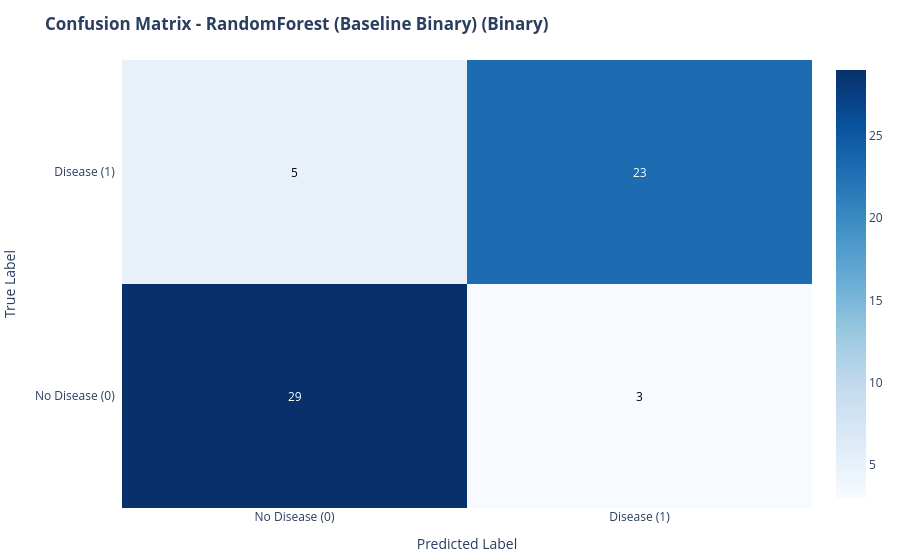
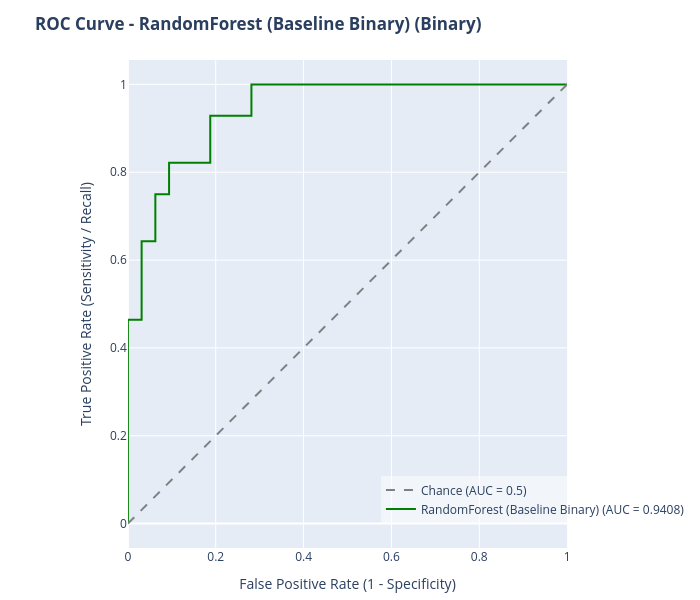

Write notebook code for charts like these, in order.
### Code cell
model_key = "RandomForest (Baseline Binary)"
rf_baseline_summary, rf_baseline_roc = evaluate_binary_classifier(
    y_true_test=y_test,  
    y_pred_test=y_pred_rf_bin,  
    y_pred_proba_test_positive_class=y_pred_proba_rf_bin[:, 1],  
    model_name=model_key, 
    X_train_processed=X_train_scaled, 
    y_true_train=y_train,  
    trained_model_object=rf_binary_model,  
    roc_plot_color='green'  
)

if not any(s.get('model_name') == model_key for s in all_models_metrics_summary):
    all_models_metrics_summary.append(rf_baseline_summary)
if not any(r.get('model_name') == model_key for r in all_models_roc_data_for_plot):
    all_models_roc_data_for_plot.append(rf_baseline_roc)

### Figure 1 — Plotly figure (JSON) as saved in the notebook; plotly's stock layout.template omitted (floating-point values rounded to 4 significant figures)
{"data": [{"colorscale": [[0, "rgb(247,251,255)"], [0.125, "rgb(222,235,247)"], [0.25, "rgb(198,219,239)"], [0.375, "rgb(158,202,225)"], [0.5, "rgb(107,174,214)"], [0.625, "rgb(66,146,198)"], [0.75, "rgb(33,113,181)"], [0.875, "rgb(8,81,156)"], [1, "rgb(8,48,107)"]], "reversescale": false, "showscale": true, "type": "heatmap", "x": ["No Disease (0)", "Disease (1)"], "y": ["No Disease (0)", "Disease (1)"], "z": [[29, 3], [5, 23]]}], "layout": {"annotations": [{"font": {"color": "#FFFFFF"}, "showarrow": false, "text": "29", "x": "No Disease (0)", "xref": "x", "y": "No Disease (0)", "yref": "y"}, {"font": {"color": "#000000"}, "showarrow": false, "text": "3", "x": "Disease (1)", "xref": "x", "y": "No Disease (0)", "yref": "y"}, {"font": {"color": "#000000"}, "showarrow": false, "text": "5", "x": "No Disease (0)", "xref": "x", "y": "Disease (1)", "yref": "y"}, {"font": {"color": "#FFFFFF"}, "showarrow": false, "text": "23", "x": "Disease (1)", "xref": "x", "y": "Disease (1)", "yref": "y"}], "margin": {"b": 50, "l": 10, "r": 10, "t": 60}, "title": {"text": "<b>Confusion Matrix - RandomForest (Baseline Binary) (Binary)</b>"}, "xaxis": {"dtick": 1, "gridcolor": "rgb(0, 0, 0)", "side": "bottom", "ticks": "", "title": {"text": "Predicted Label"}}, "yaxis": {"dtick": 1, "ticks": "", "ticksuffix": "  ", "title": {"text": "True Label"}}}}

### Figure 2 — Plotly figure (JSON) as saved in the notebook; plotly's stock layout.template omitted (floating-point values rounded to 4 significant figures)
{"data": [{"line": {"color": "green", "width": 2}, "mode": "lines", "name": "RandomForest (Baseline Binary) (AUC = 0.9408)", "type": "scatter", "x": [0.0, 0.0, 0.0, 0.0, 0.0, 0.0, 0.0, 0.03125, 0.03125, 0.03125, 0.0625, 0.0625, 0.09375, 0.09375, 0.125, 0.1875, 0.1875, 0.2812, 0.2812, 0.3125, 0.4062, 0.4688, 0.5625, 0.75, 0.8438, 0.9062, 0.9375, 1.0], "y": [0.0, 0.03571, 0.1429, 0.2143, 0.3214, 0.3929, 0.4643, 0.4643, 0.5357, 0.6429, 0.6429, 0.75, 0.75, 0.8214, 0.8214, 0.8214, 0.9286, 0.9286, 1.0, 1.0, 1.0, 1.0, 1.0, 1.0, 1.0, 1.0, 1.0, 1.0]}, {"line": {"color": "grey", "dash": "dash", "width": 2}, "mode": "lines", "name": "Chance (AUC = 0.5)", "type": "scatter", "x": [0, 1], "y": [0, 1]}], "layout": {"height": 600, "hovermode": "x unified", "legend": {"bgcolor": "rgba(255,255,255,0.5)", "traceorder": "reversed", "x": 0.55, "y": 0.05}, "margin": {"b": 50, "l": 10, "r": 10, "t": 60}, "title": {"text": "<b>ROC Curve - RandomForest (Baseline Binary) (Binary)</b>"}, "width": 700, "xaxis": {"constrain": "domain", "title": {"text": "False Positive Rate (1 - Specificity)"}}, "yaxis": {"constrain": "domain", "scaleanchor": "x", "scaleratio": 1, "title": {"text": "True Positive Rate (Sensitivity / Recall)"}}}}
